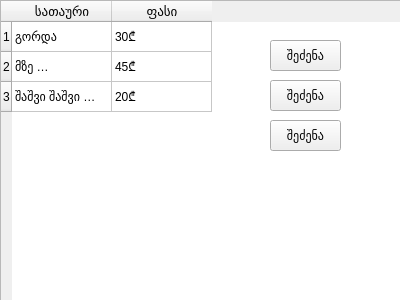
<?xml version="1.0" encoding="UTF-8"?>
<ui version="4.0">
 <class>Form</class>
 <widget class="QWidget" name="Form">
  <property name="geometry">
   <rect>
    <x>0</x>
    <y>0</y>
    <width>400</width>
    <height>300</height>
   </rect>
  </property>
  <property name="windowTitle">
   <string>Form</string>
  </property>
  <widget class="QTableWidget" name="tableWidget">
   <property name="geometry">
    <rect>
     <x>0</x>
     <y>0</y>
     <width>401</width>
     <height>301</height>
    </rect>
   </property>
   <row>
    <property name="text">
     <string>1</string>
    </property>
   </row>
   <row>
    <property name="text">
     <string>2</string>
    </property>
   </row>
   <row>
    <property name="text">
     <string>3</string>
    </property>
   </row>
   <column>
    <property name="text">
     <string>სათაური</string>
    </property>
    <property name="font">
     <font>
      <pointsize>10</pointsize>
     </font>
    </property>
   </column>
   <column>
    <property name="text">
     <string>ფასი</string>
    </property>
    <property name="font">
     <font>
      <pointsize>10</pointsize>
     </font>
    </property>
   </column>
   <item row="0" column="0">
    <property name="text">
     <string>გორდა</string>
    </property>
   </item>
   <item row="0" column="1">
    <property name="text">
     <string>30₾</string>
    </property>
   </item>
   <item row="1" column="0">
    <property name="text">
     <string>მზე აღმოსავლეთიდან</string>
    </property>
   </item>
   <item row="1" column="1">
    <property name="text">
     <string>45₾</string>
    </property>
   </item>
   <item row="2" column="0">
    <property name="text">
     <string>შაშვი შაშვი მაყვალა</string>
    </property>
   </item>
   <item row="2" column="1">
    <property name="text">
     <string>20₾</string>
    </property>
   </item>
  </widget>
  <widget class="QPushButton" name="pushButton_2">
   <property name="geometry">
    <rect>
     <x>270</x>
     <y>80</y>
     <width>71</width>
     <height>31</height>
    </rect>
   </property>
   <property name="text">
    <string>შეძენა</string>
   </property>
  </widget>
  <widget class="QPushButton" name="pushButton_4">
   <property name="geometry">
    <rect>
     <x>270</x>
     <y>120</y>
     <width>71</width>
     <height>31</height>
    </rect>
   </property>
   <property name="text">
    <string>შეძენა</string>
   </property>
  </widget>
  <widget class="QPushButton" name="pushButton_3">
   <property name="geometry">
    <rect>
     <x>270</x>
     <y>40</y>
     <width>71</width>
     <height>31</height>
    </rect>
   </property>
   <property name="text">
    <string>შეძენა</string>
   </property>
  </widget>
 </widget>
 <resources/>
 <connections/>
</ui>
